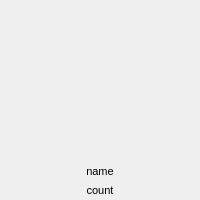
<?xml version="1.0" encoding="UTF-8"?>
<ui version="4.0">
 <class>GoodsShowItem</class>
 <widget class="QWidget" name="GoodsShowItem">
  <property name="geometry">
   <rect>
    <x>0</x>
    <y>0</y>
    <width>200</width>
    <height>200</height>
   </rect>
  </property>
  <property name="sizePolicy">
   <sizepolicy hsizetype="Fixed" vsizetype="Fixed">
    <horstretch>0</horstretch>
    <verstretch>0</verstretch>
   </sizepolicy>
  </property>
  <property name="minimumSize">
   <size>
    <width>200</width>
    <height>200</height>
   </size>
  </property>
  <property name="maximumSize">
   <size>
    <width>200</width>
    <height>200</height>
   </size>
  </property>
  <property name="windowTitle">
   <string>Form</string>
  </property>
  <layout class="QVBoxLayout" name="verticalLayout">
   <property name="leftMargin">
    <number>3</number>
   </property>
   <property name="topMargin">
    <number>3</number>
   </property>
   <property name="rightMargin">
    <number>3</number>
   </property>
   <property name="bottomMargin">
    <number>3</number>
   </property>
   <item>
    <widget class="QLabel" name="Image">
     <property name="minimumSize">
      <size>
       <width>128</width>
       <height>128</height>
      </size>
     </property>
     <property name="text">
      <string/>
     </property>
    </widget>
   </item>
   <item>
    <widget class="QLabel" name="Name">
     <property name="sizePolicy">
      <sizepolicy hsizetype="Minimum" vsizetype="Maximum">
       <horstretch>0</horstretch>
       <verstretch>0</verstretch>
      </sizepolicy>
     </property>
     <property name="font">
      <font>
       <pointsize>8</pointsize>
      </font>
     </property>
     <property name="text">
      <string>name</string>
     </property>
     <property name="textFormat">
      <enum>Qt::AutoText</enum>
     </property>
     <property name="alignment">
      <set>Qt::AlignCenter</set>
     </property>
    </widget>
   </item>
   <item>
    <widget class="QLabel" name="Count">
     <property name="sizePolicy">
      <sizepolicy hsizetype="Minimum" vsizetype="Maximum">
       <horstretch>0</horstretch>
       <verstretch>0</verstretch>
      </sizepolicy>
     </property>
     <property name="font">
      <font>
       <pointsize>8</pointsize>
      </font>
     </property>
     <property name="text">
      <string>count</string>
     </property>
     <property name="textFormat">
      <enum>Qt::AutoText</enum>
     </property>
     <property name="alignment">
      <set>Qt::AlignCenter</set>
     </property>
    </widget>
   </item>
  </layout>
 </widget>
 <resources/>
 <connections/>
</ui>
